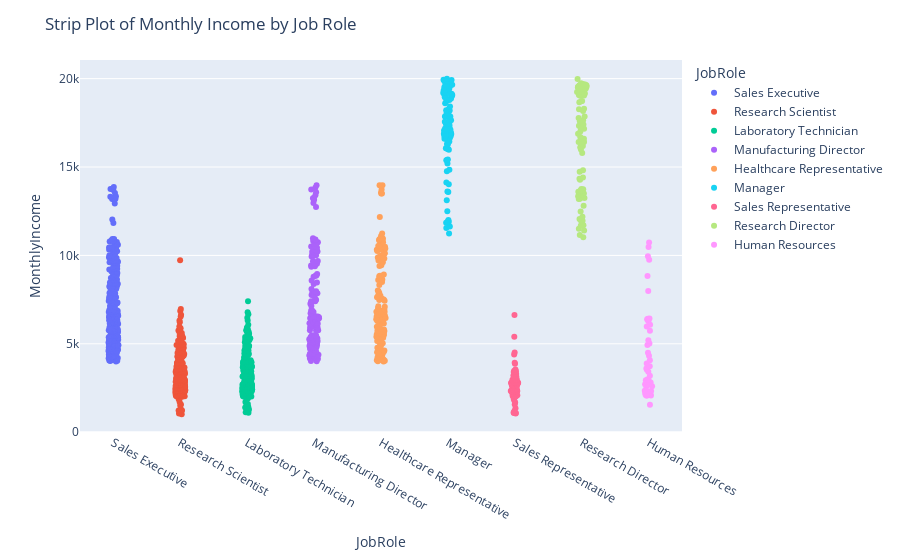

Notebook source saved alongside this figure:
### Markdown cell above
# Research Question 1:

### Code cell
# Label encoding
le = LabelEncoder()
df["Attrition"] = le.fit_transform(df["Attrition"])

# RQ1 - Strip Plot
fig = px.strip(df, y="MonthlyIncome", x="JobRole", color="JobRole", stripmode='overlay')
fig.update_layout(title="Strip Plot of Monthly Income by Job Role")
fig.show()
plt.savefig('plot_1.pdf', bbox_inches='tight', dpi=1200)
fig.write_image("plot_1.pdf", width=1000, height=400, scale=8)

### Figure 1 — Plotly figure (JSON) as saved in the notebook; plotly's stock layout.template omitted (floating-point values rounded to 4 significant figures; data arrays with more than 128 entries replaced by an {"elided": "..."} marker saying what was removed)
{"data": [{"alignmentgroup": "True", "boxpoints": "all", "fillcolor": "rgba(255,255,255,0)", "hoveron": "points", "hovertemplate": "JobRole=%{x}<br>MonthlyIncome=%{y}<extra></extra>", "legendgroup": "Sales Executive", "line": {"color": "rgba(255,255,255,0)"}, "marker": {"color": "#636efa"}, "name": "Sales Executive", "offsetgroup": "Sales Executive", "orientation": "v", "pointpos": 0, "showlegend": true, "type": "box", "x": {"elided": "326 str values"}, "x0": " ", "xaxis": "x", "y": {"elided": "326 int values"}, "y0": " ", "yaxis": "y"}, {"alignmentgroup": "True", "boxpoints": "all", "fillcolor": "rgba(255,255,255,0)", "hoveron": "points", "hovertemplate": "JobRole=%{x}<br>MonthlyIncome=%{y}<extra></extra>", "legendgroup": "Research Scientist", "line": {"color": "rgba(255,255,255,0)"}, "marker": {"color": "#EF553B"}, "name": "Research Scientist", "offsetgroup": "Research Scientist", "orientation": "v", "pointpos": 0, "showlegend": true, "type": "box", "x": {"elided": "292 str values"}, "x0": " ", "xaxis": "x", "y": {"elided": "292 int values"}, "y0": " ", "yaxis": "y"}, {"alignmentgroup": "True", "boxpoints": "all", "fillcolor": "rgba(255,255,255,0)", "hoveron": "points", "hovertemplate": "JobRole=%{x}<br>MonthlyIncome=%{y}<extra></extra>", "legendgroup": "Laboratory Technician", "line": {"color": "rgba(255,255,255,0)"}, "marker": {"color": "#00cc96"}, "name": "Laboratory Technician", "offsetgroup": "Laboratory Technician", "orientation": "v", "pointpos": 0, "showlegend": true, "type": "box", "x": {"elided": "259 str values"}, "x0": " ", "xaxis": "x", "y": {"elided": "259 int values"}, "y0": " ", "yaxis": "y"}, {"alignmentgroup": "True", "boxpoints": "all", "fillcolor": "rgba(255,255,255,0)", "hoveron": "points", "hovertemplate": "JobRole=%{x}<br>MonthlyIncome=%{y}<extra></extra>", "legendgroup": "Manufacturing Director", "line": {"color": "rgba(255,255,255,0)"}, "marker": {"color": "#ab63fa"}, "name": "Manufacturing Director", "offsetgroup": "Manufacturing Director", "orientation": "v", "pointpos": 0, "showlegend": true, "type": "box", "x": {"elided": "145 str values"}, "x0": " ", "xaxis": "x", "y": {"elided": "145 int values"}, "y0": " ", "yaxis": "y"}, {"alignmentgroup": "True", "boxpoints": "all", "fillcolor": "rgba(255,255,255,0)", "hoveron": "points", "hovertemplate": "JobRole=%{x}<br>MonthlyIncome=%{y}<extra></extra>", "legendgroup": "Healthcare Representative", "line": {"color": "rgba(255,255,255,0)"}, "marker": {"color": "#FFA15A"}, "name": "Healthcare Representative", "offsetgroup": "Healthcare Representative", "orientation": "v", "pointpos": 0, "showlegend": true, "type": "box", "x": {"elided": "131 str values"}, "x0": " ", "xaxis": "x", "y": {"elided": "131 int values"}, "y0": " ", "yaxis": "y"}, {"alignmentgroup": "True", "boxpoints": "all", "fillcolor": "rgba(255,255,255,0)", "hoveron": "points", "hovertemplate": "JobRole=%{x}<br>MonthlyIncome=%{y}<extra></extra>", "legendgroup": "Manager", "line": {"color": "rgba(255,255,255,0)"}, "marker": {"color": "#19d3f3"}, "name": "Manager", "offsetgroup": "Manager", "orientation": "v", "pointpos": 0, "showlegend": true, "type": "box", "x": ["Manager", "Manager", "Manager", "Manager", "Manager", "Manager", "Manager", "Manager", "Manager", "Manager", "Manager", "Manager", "Manager", "Manager", "Manager", "Manager", "Manager", "Manager", "Manager", "Manager", "Manager", "Manager", "Manager", "Manager", "Manager", "Manager", "Manager", "Manager", "Manager", "Manager", "Manager", "Manager", "Manager", "Manager", "Manager", "Manager", "Manager", "Manager", "Manager", "Manager", "Manager", "Manager", "Manager", "Manager", "Manager", "Manager", "Manager", "Manager", "Manager", "Manager", "Manager", "Manager", "Manager", "Manager", "Manager", "Manager", "Manager", "Manager", "Manager", "Manager", "Manager", "Manager", "Manager", "Manager", "Manager", "Manager", "Manager", "Manager", "Manager", "Manager", "Manager", "Manager", "Manager", "Manager", "Manager", "Manager", "Manager", "Manager", "Manager", "Manager", "Manager", "Manager", "Manager", "Manager", "Manager", "Manager", "Manager", "Manager", "Manager", "Manager", "Manager", "Manager", "Manager", "Manager", "Manager", "Manager", "Manager", "Manager", "Manager", "Manager", "Manager", "Manager"], "x0": " ", "xaxis": "x", "y": [15427, 19094, 18947, 14756, 18844, 17328, 11631, 16959, 17181, 19926, 19033, 19999, 16792, 13591, 19232, 19517, 16064, 19068, 19202, 16872, 19045, 11849, 11996, 16015, 11878, 17068, 19272, 12504, 16659, 19197, 16555, 19566, 18041, 14118, 17046, 13610, 16835, 11557, 16595, 18200, 15402, 19513, 19141, 19189, 16856, 19859, 18430, 16752, 16307, 17924, 17099, 14852, 17444, 18303, 19845, 17650, 11904, 16756, 17665, 16885, 17465, 19943, 18606, 17048, 17856, 18711, 18213, 18824, 18789, 19847, 19190, 18061, 17123, 11916, 17861, 19187, 19717, 14026, 16799, 11244, 16032, 16606, 16437, 19586, 19331, 19613, 17567, 19658, 15202, 17426, 15972, 15379, 19833, 13116, 16291, 19392, 16823, 17174, 17875, 19636, 19431, 18880], "y0": " ", "yaxis": "y"}, {"alignmentgroup": "True", "boxpoints": "all", "fillcolor": "rgba(255,255,255,0)", "hoveron": "points", "hovertemplate": "JobRole=%{x}<br>MonthlyIncome=%{y}<extra></extra>", "legendgroup": "Sales Representative", "line": {"color": "rgba(255,255,255,0)"}, "marker": {"color": "#FF6692"}, "name": "Sales Representative", "offsetgroup": "Sales Representative", "orientation": "v", "pointpos": 0, "showlegend": true, "type": "box", "x": ["Sales Representative", "Sales Representative", "Sales Representative", "Sales Representative", "Sales Representative", "Sales Representative", "Sales Representative", "Sales Representative", "Sales Representative", "Sales Representative", "Sales Representative", "Sales Representative", "Sales Representative", "Sales Representative", "Sales Representative", "Sales Representative", "Sales Representative", "Sales Representative", "Sales Representative", "Sales Representative", "Sales Representative", "Sales Representative", "Sales Representative", "Sales Representative", "Sales Representative", "Sales Representative", "Sales Representative", "Sales Representative", "Sales Representative", "Sales Representative", "Sales Representative", "Sales Representative", "Sales Representative", "Sales Representative", "Sales Representative", "Sales Representative", "Sales Representative", "Sales Representative", "Sales Representative", "Sales Representative", "Sales Representative", "Sales Representative", "Sales Representative", "Sales Representative", "Sales Representative", "Sales Representative", "Sales Representative", "Sales Representative", "Sales Representative", "Sales Representative", "Sales Representative", "Sales Representative", "Sales Representative", "Sales Representative", "Sales Representative", "Sales Representative", "Sales Representative", "Sales Representative", "Sales Representative", "Sales Representative", "Sales Representative", "Sales Representative", "Sales Representative", "Sales Representative", "Sales Representative", "Sales Representative", "Sales Representative", "Sales Representative", "Sales Representative", "Sales Representative", "Sales Representative", "Sales Representative", "Sales Representative", "Sales Representative", "Sales Representative", "Sales Representative", "Sales Representative", "Sales Representative", "Sales Representative", "Sales Representative", "Sales Representative", "Sales Representative", "Sales Representative"], "x0": " ", "xaxis": "x", "y": [3407, 2086, 2683, 2014, 2322, 1675, 2306, 2231, 2325, 3140, 2793, 3931, 2789, 1200, 2976, 2174, 2610, 2851, 2716, 2476, 3202, 2351, 2983, 1878, 2400, 2096, 2033, 2579, 3041, 3447, 3875, 2642, 2297, 6632, 2572, 2899, 2800, 2973, 2044, 3294, 2329, 2413, 2121, 2157, 2342, 2220, 1052, 2323, 2791, 2827, 2678, 1118, 2302, 2534, 2785, 1359, 4400, 2909, 2404, 2033, 2308, 2430, 2644, 1569, 2783, 2728, 2655, 2275, 4502, 2760, 2679, 5405, 3540, 2856, 1081, 1091, 2858, 3067, 2269, 3482, 2380, 1790, 2966], "y0": " ", "yaxis": "y"}, {"alignmentgroup": "True", "boxpoints": "all", "fillcolor": "rgba(255,255,255,0)", "hoveron": "points", "hovertemplate": "JobRole=%{x}<br>MonthlyIncome=%{y}<extra></extra>", "legendgroup": "Research Director", "line": {"color": "rgba(255,255,255,0)"}, "marker": {"color": "#B6E880"}, "name": "Research Director", "offsetgroup": "Research Director", "orientation": "v", "pointpos": 0, "showlegend": true, "type": "box", "x": ["Research Director", "Research Director", "Research Director", "Research Director", "Research Director", "Research Director", "Research Director", "Research Director", "Research Director", "Research Director", "Research Director", "Research Director", "Research Director", "Research Director", "Research Director", "Research Director", "Research Director", "Research Director", "Research Director", "Research Director", "Research Director", "Research Director", "Research Director", "Research Director", "Research Director", "Research Director", "Research Director", "Research Director", "Research Director", "Research Director", "Research Director", "Research Director", "Research Director", "Research Director", "Research Director", "Research Director", "Research Director", "Research Director", "Research Director", "Research Director", "Research Director", "Research Director", "Research Director", "Research Director", "Research Director", "Research Director", "Research Director", "Research Director", "Research Director", "Research Director", "Research Director", "Research Director", "Research Director", "Research Director", "Research Director", "Research Director", "Research Director", "Research Director", "Research Director", "Research Director", "Research Director", "Research Director", "Research Director", "Research Director", "Research Director", "Research Director", "Research Director", "Research Director", "Research Director", "Research Director", "Research Director", "Research Director", "Research Director", "Research Director", "Research Director", "Research Director", "Research Director", "Research Director", "Research Director", "Research Director"], "x0": " ", "xaxis": "x", "y": [11994, 19545, 13458, 18740, 13245, 13664, 13549, 18172, 19537, 18722, 12490, 12185, 13675, 19436, 13603, 19144, 17584, 18665, 12061, 18300, 11510, 15992, 14336, 19406, 11935, 17861, 16184, 19502, 16627, 11159, 14814, 11713, 17639, 11691, 19246, 17159, 12808, 14275, 13582, 17399, 19419, 11416, 19973, 19237, 19627, 19626, 13499, 19081, 13191, 17779, 19740, 18265, 16124, 16880, 17328, 19701, 14732, 16422, 17169, 13757, 16598, 17007, 16328, 14411, 19049, 16413, 13269, 17603, 16704, 19038, 19328, 13464, 15787, 19665, 13348, 19161, 11031, 11957, 13206, 13744], "y0": " ", "yaxis": "y"}, {"alignmentgroup": "True", "boxpoints": "all", "fillcolor": "rgba(255,255,255,0)", "hoveron": "points", "hovertemplate": "JobRole=%{x}<br>MonthlyIncome=%{y}<extra></extra>", "legendgroup": "Human Resources", "line": {"color": "rgba(255,255,255,0)"}, "marker": {"color": "#FF97FF"}, "name": "Human Resources", "offsetgroup": "Human Resources", "orientation": "v", "pointpos": 0, "showlegend": true, "type": "box", "x": ["Human Resources", "Human Resources", "Human Resources", "Human Resources", "Human Resources", "Human Resources", "Human Resources", "Human Resources", "Human Resources", "Human Resources", "Human Resources", "Human Resources", "Human Resources", "Human Resources", "Human Resources", "Human Resources", "Human Resources", "Human Resources", "Human Resources", "Human Resources", "Human Resources", "Human Resources", "Human Resources", "Human Resources", "Human Resources", "Human Resources", "Human Resources", "Human Resources", "Human Resources", "Human Resources", "Human Resources", "Human Resources", "Human Resources", "Human Resources", "Human Resources", "Human Resources", "Human Resources", "Human Resources", "Human Resources", "Human Resources", "Human Resources", "Human Resources", "Human Resources", "Human Resources", "Human Resources", "Human Resources", "Human Resources", "Human Resources", "Human Resources", "Human Resources", "Human Resources", "Human Resources"], "x0": " ", "xaxis": "x", "y": [5021, 2073, 2942, 6347, 2267, 6410, 2696, 2564, 9950, 2741, 5985, 10725, 6389, 2143, 3737, 4936, 2342, 5204, 2277, 2177, 10482, 2844, 4323, 3600, 6272, 4490, 3423, 7988, 2109, 2742, 2064, 6077, 5743, 3195, 1555, 6430, 9756, 2145, 2180, 3539, 4071, 2592, 2148, 2956, 2335, 2706, 2804, 3886, 2863, 2991, 2187, 8837], "y0": " ", "yaxis": "y"}], "layout": {"autosize": true, "boxmode": "overlay", "legend": {"title": {"text": "JobRole"}, "tracegroupgap": 0}, "margin": {"t": 60}, "title": {"text": "Strip Plot of Monthly Income by Job Role"}, "xaxis": {"anchor": "y", "autorange": true, "categoryarray": ["Sales Executive", "Research Scientist", "Laboratory Technician", "Manufacturing Director", "Healthcare Representative", "Manager", "Sales Representative", "Research Director", "Human Resources"], "categoryorder": "array", "domain": [0, 1], "range": [-0.5, 8.5], "title": {"text": "JobRole"}, "type": "category"}, "yaxis": {"anchor": "x", "autorange": true, "domain": [0, 1], "range": [-18.06, 343.1], "title": {"text": "MonthlyIncome"}, "type": "linear"}}}
